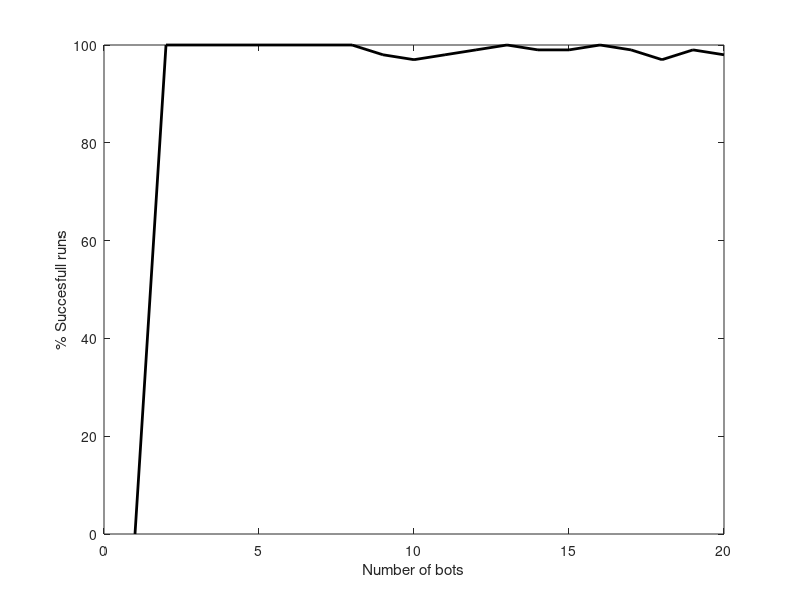
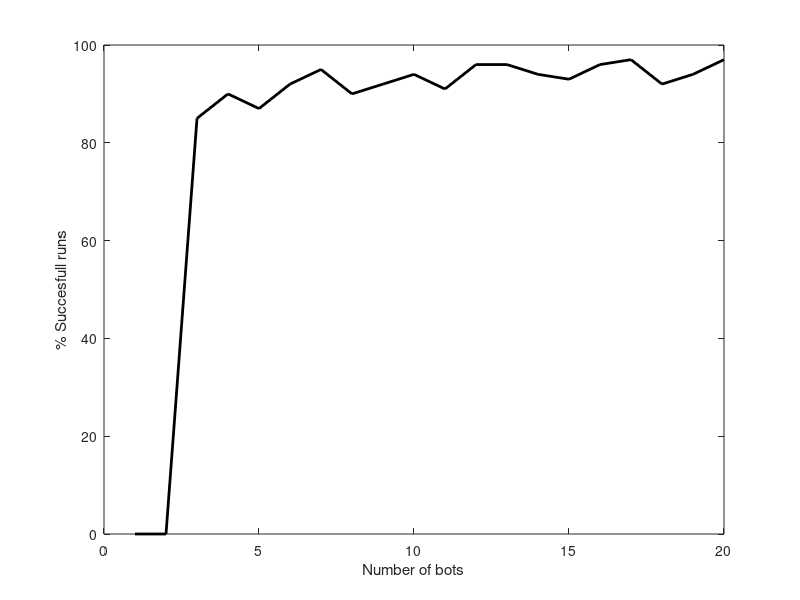
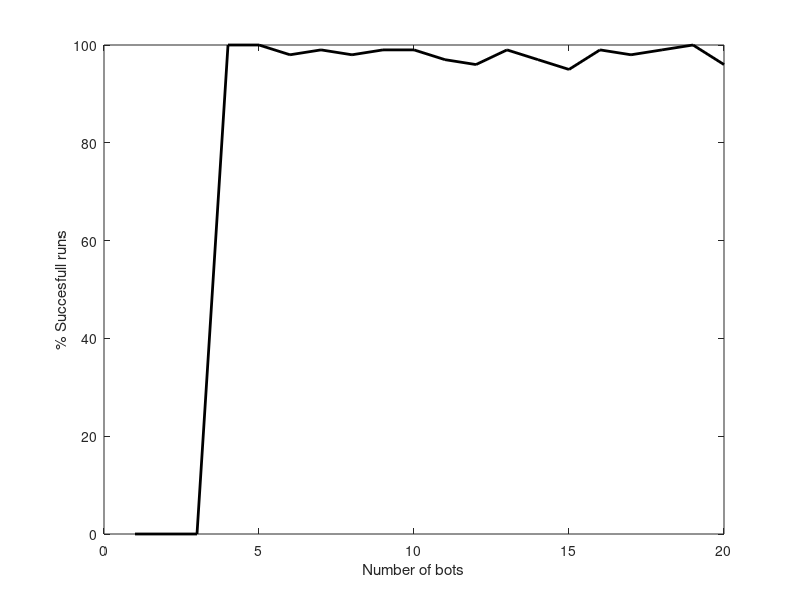
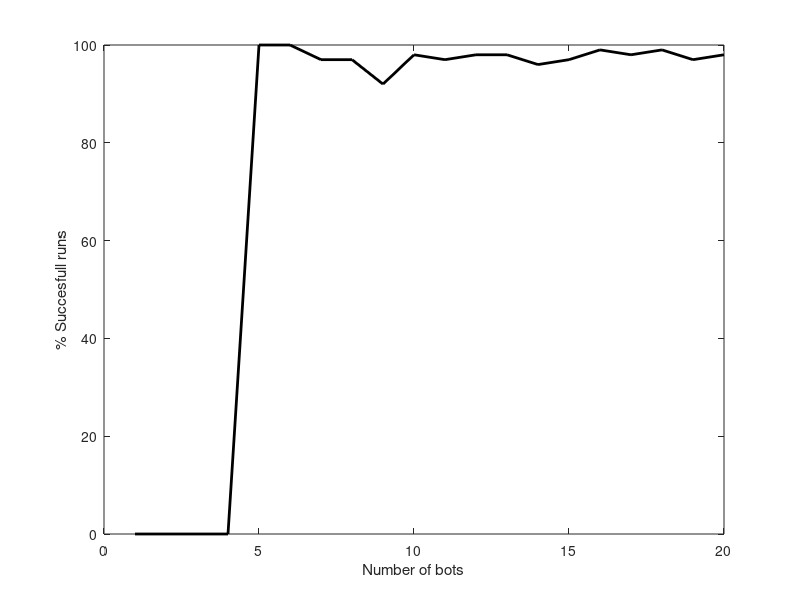

MATLAB code for these plots, in order:
data = load('exp1-100.dat');
max_gap_size = max(data(:,1));
max_n_bots = max(data(:,2));
for gap_size = 0:max_gap_size
    p = zeros(max_n_bots, 1);
    for n_bots = 1:max_n_bots
        d = data(data(:,1)==gap_size,:);
        d = d(d(:,2)==n_bots,:);
        p(n_bots) = sum(d(:,4) == 0) / length(d);
    end
    plot(1:max_n_bots, 100-p*100,
        'linewidth', 2,
        'color', 'black');
    xlabel('Number of bots');
    ylabel('% Succesfull runs');
    print(['plot' num2str(gap_size) '.pdf'],
        '-dpdfwrite',
        '-S150,150',
        '-tight',
        '-FLMRoman10:16');
end
